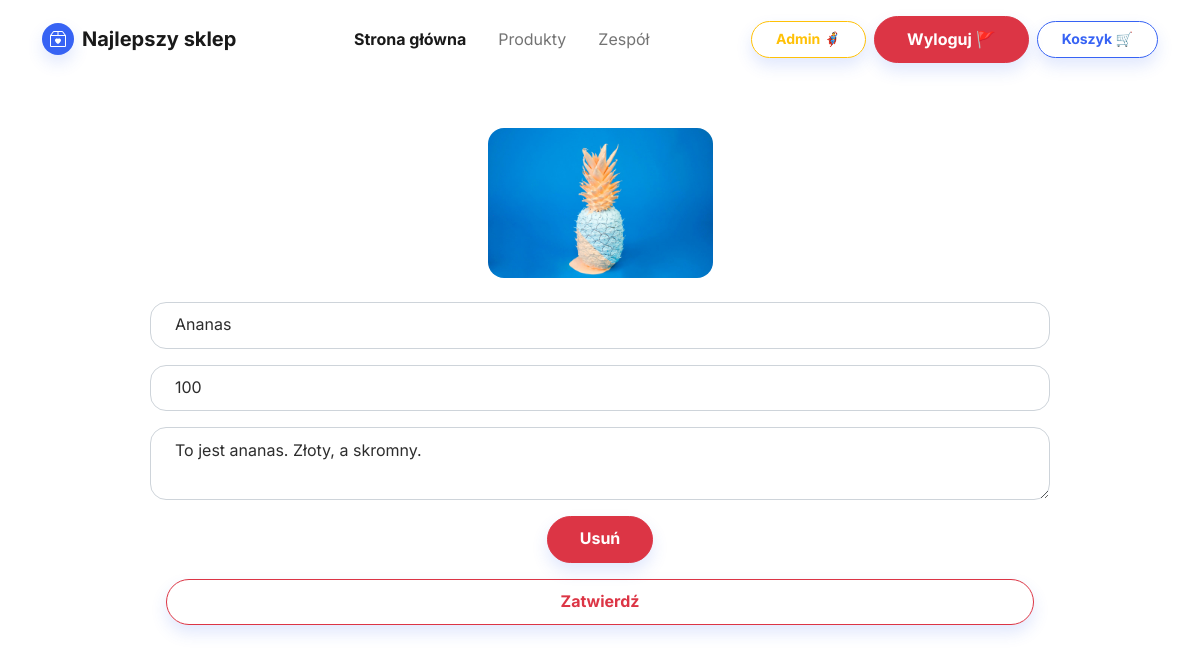
The app's page /edit_product.php?id=1 (signed in) with its own data.
### tables this page shows
CREATE TABLE `products` (
  `id` int(11) NOT NULL,
  `name` varchar(25) NOT NULL,
  `description` varchar(250) NOT NULL,
  `img` varchar(100) NOT NULL,
  `price` int(11) NOT NULL
);

### edit_product.php (the view, shortened to what this page needs)
<!DOCTYPE html>
<html lang="en">
<head>
    <link rel="stylesheet" href="assets/bootstrap/css/bootstrap.min.css">
</head>
<body>
    <?php
    require_once 'navbar.php';
    require_once "database_connect.php";
    $id = $_GET['id'];
    $sql = "SELECT * FROM products WHERE id = $id";
    $result = $connection->query($sql);
    if ($result->num_rows > 0) {
        while ($row = $result->fetch_assoc()) {
            $product[] = $row;
        }
        echo <<< EOT
        <section>
        <div class="container py-5">
            <div class="mx-auto" style="max-width: 900px;">
            <div class="col-md-3 mb-4 mx-auto d-flex"><img class="rounded card-img-top mb-5 mb-md-0 " src="assets/img/products/{$product[0]['img']}" alt="{$product[0]['name']}" /></div>
                <form method="post">
                    <div class="mb-3"><input class="form-control" type="text" name="name" value="{$product[0]['name']}"></div>
                    <div class="mb-3"><input class="form-control" type="number" name="price" value="{$product[0]['price']}"></div>
                    <textarea class="form-control" aria-label="With textarea" name="description">{$product[0]['description']}</textarea>
                    <div class="m-3"><button class="btn btn-danger shadow d-block w-10 mx-auto d-flex" type="submit" name="delete">Usuń</button></div>
                    <div class="m-3"><button class="btn btn-outline-danger shadow d-block w-100" type="submit" name="confirm">Zatwierdź</button></div>
                </form>
            </div>
        </div>
        </section>
    EOT;
    }
    ?>
</body>
</html>

### records on screen
products: img (picture), name "Ananas", price "100", description "To jest ananas. Złoty, a skromny."
